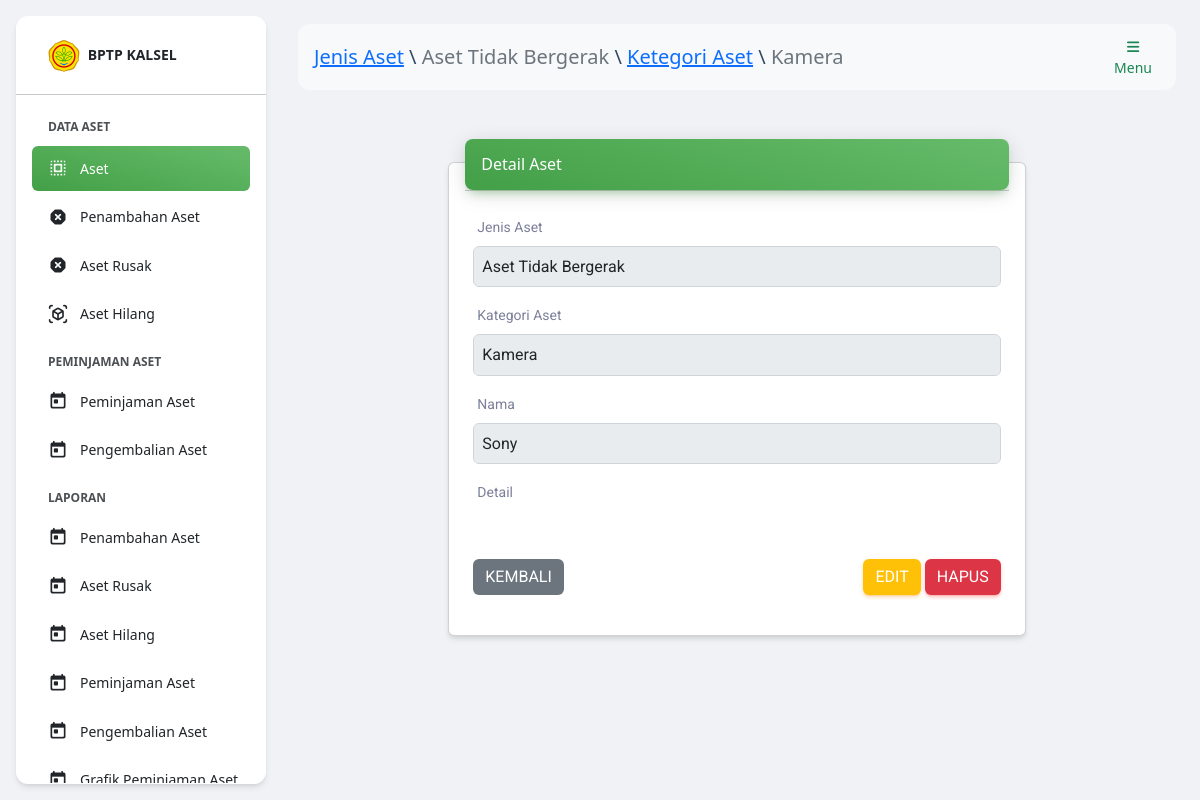
/index.php?h=detail_aset&id=1&id_jenis_aset=1&id_kategori_aset=1 (signed in), run on the app's committed database.
### tables this page shows
CREATE TABLE `jenis_aset`(
    id BIGINT UNSIGNED AUTO_INCREMENT,
    nama VARCHAR(255),
    PRIMARY KEY(id)
);

CREATE TABLE `kategori_aset`(
    id BIGINT UNSIGNED AUTO_INCREMENT,
    id_jenis_aset BIGINT UNSIGNED,
    nama VARCHAR(255),
    PRIMARY KEY(id),
    FOREIGN KEY (id_jenis_aset) REFERENCES jenis_aset (id) ON DELETE CASCADE
);

CREATE TABLE `aset`(
    id BIGINT UNSIGNED AUTO_INCREMENT,
    id_kategori_aset BIGINT UNSIGNED,
    nama VARCHAR(255),
    jumlah INT UNSIGNED,
    PRIMARY KEY(id),
    FOREIGN KEY (id_kategori_aset) REFERENCES kategori_aset (id) ON DELETE CASCADE
);

### index.php (the view, shortened to what this page needs)
<?php
include_once('database/koneksi.php');
?>
<!DOCTYPE html>
<html lang="en">
<head>
    <link href="./assets/css/nucleo-icons.css" rel="stylesheet" />
    <link href="./assets/css/nucleo-svg.css" rel="stylesheet" />
    <link id="pagestyle" href="./assets/css/material-dashboard.css?v=3.0.4" rel="stylesheet" />
    <link rel="stylesheet" href="https://cdnjs.cloudflare.com/ajax/libs/twitter-bootstrap/5.2.0/css/bootstrap.min.css">
    <link rel="stylesheet" href="https://cdn.datatables.net/1.12.1/css/dataTables.bootstrap5.min.css">
    <?php include_once('komponen/js.php'); ?>
</head>
<body class="g-sidenav-show bg-gray-200">
    <?php
    if ($_SESSION['user']['status'] == 1 || $_SESSION['user']['status'] == 2 || $_SESSION['user']['status'] == 4) {
        if (isset($_GET['h'])) {
            if (in_array($_GET['h'], ['aset', 'tambah_aset', 'edit_aset', 'detail_aset'])) {
                $jenis_aset = $mysqli->query("SELECT * FROM jenis_aset WHERE id=" . $_GET['id_jenis_aset'])->fetch_assoc();
                $kategori_aset = $mysqli->query("SELECT * FROM kategori_aset WHERE id=" . $_GET['id_kategori_aset'])->fetch_assoc();
                $navbar = "<a href='?h=jenis_aset'>Jenis Aset</a> \\ <span class='text-muted'>" . $jenis_aset['nama'] . "</span> \\ <a href='?h=kategori_aset&id_jenis_aset=" . $jenis_aset['id'] . "'>Ketegori Aset</a> \\ <span class='text-muted'>" . $kategori_aset['nama'] . "</span>";
            }
            if ($_GET['h'] === 'aset') $page = 'halaman/aset/index.php';
            elseif ($_GET['h'] === 'tambah_aset') $page = 'halaman/aset/tambah.php';
            elseif ($_GET['h'] === 'edit_aset') $page = 'halaman/aset/edit.php';
            elseif ($_GET['h'] === 'hapus_aset') $page = 'halaman/aset/hapus.php';
            elseif ($_GET['h'] === 'detail_aset') $page = 'halaman/aset/detail_aset.php';
        }
    }
    ?>
    <?php
    if ($_SESSION['user']['status'] == 1 || $_SESSION['user']['status'] == 2 || $_SESSION['user']['status'] == 4) include_once('komponen/sidebar.php'); ?>
    <main class="main-content position-relative max-height-vh-100 h-100 border-radius-lg ">
        <?php include_once('komponen/navbar.php'); ?>
        <div class="container-fluid py-4">
            <?php
            include_once($page);
            ?>
        </div>
    </main>
</body>
</html>

### halaman/aset/detail_aset.php (shortened to what this page needs)
<?php
$q = "
    SELECT
        ja.nama jenis_aset,
        ka.nama kategori_aset,
        a.*
    FROM
        aset a
    INNER JOIN
        kategori_aset ka
    ON
        ka.id=a.id_kategori_aset
    INNER JOIN
        jenis_aset ja
    ON
        ja.id=ka.id_jenis_aset
    WHERE
        a.id=" . $_GET['id'];
$result = $mysqli->query($q);
$data = $result->fetch_assoc();
$data['detail'] = $mysqli->query("SELECT * FROM detail_aset WHERE id_aset=" . $_GET['id'])->fetch_all(MYSQLI_ASSOC);
?>
<div class="container-fluid py-4">
    <div class="row justify-content-center">
        <div class="col-12 col-md-8">
            <div class="card my-4">
                <div class="card-header p-0 position-relative mt-n4 mx-3 z-index-2">
                    <div class="bg-gradient-success shadow-success border-radius-lg p-3 d-flex justify-content-between align-items-center">
                        <h6 class="text-white text-capitalize m-0">Detail Aset</h6>
                    </div>
                </div>
                <div class="card-body">
                    <div class="row">
                        <div class="col-12">
                            <div class="mb-3">
                                <label class="form-label">Jenis Aset</label>
                                <input type="text" class="form-control p-2" disabled value="<?= $data['jenis_aset'] ?>">
                            </div>
                            <div class="mb-3">
                                <label class="form-label">Kategori Aset</label>
                                <input type="text" class="form-control p-2" disabled value="<?= $data['kategori_aset'] ?>">
                            </div>
                            <div class="mb-3">
                                <label class="form-label">Nama</label>
                                <input type="text" class="form-control p-2" disabled value="<?= $data['nama'] ?>">
                            </div>
                            <div class="mb-3">
                                <label class="form-label">Detail</label>
                            </div>
                            <div class="d-flex justify-content-between flex-wrap mt-5">
                                <div class="d-flex align-items-center flex-grow-1">
                                    <a href="?h=aset&id_jenis_aset=<?= $_GET['id_jenis_aset']; ?>&id_kategori_aset=<?= $_GET['id_kategori_aset']; ?>" class="btn btn-secondary">Kembali</a>
                                </div>
                                <div class="d-flex justify-content-end align-items-center flex-wrap gap-1 flex-grow-1">
                                    <a href="?h=edit_aset&id=<?= $data['id'] ?>&id_jenis_aset=<?= $_GET['id_jenis_aset'] ?>&id_kategori_aset=<?= $_GET['id_kategori_aset'] ?>" class="btn btn-warning text-white">Edit</a>
                                    <a href="?h=hapus_aset&id=<?= $data['id']; ?>&id_jenis_aset=<?= $_GET['id_jenis_aset'] ?>&id_kategori_aset=<?= $_GET['id_kategori_aset'] ?>" class="btn btn-danger" onclick="return confirm('Yakin?')">Hapus</a>
                                </div>
                            </div>
                        </div>
                    </div>
                </div>
            </div>
        </div>
    </div>
</div>

### index.php (style rules this page uses)
.btn-secondary, .btn-secondary:hover, .btn-secondary:focus { box-shadow: none; }

### data on the page
jenis_aset: nama "Aset Tidak Bergerak"
kategori_aset: nama "Kamera"
aset: nama "Aset Tidak Bergerak", id_kategori_aset.nama "Kamera", nama "Sony"
